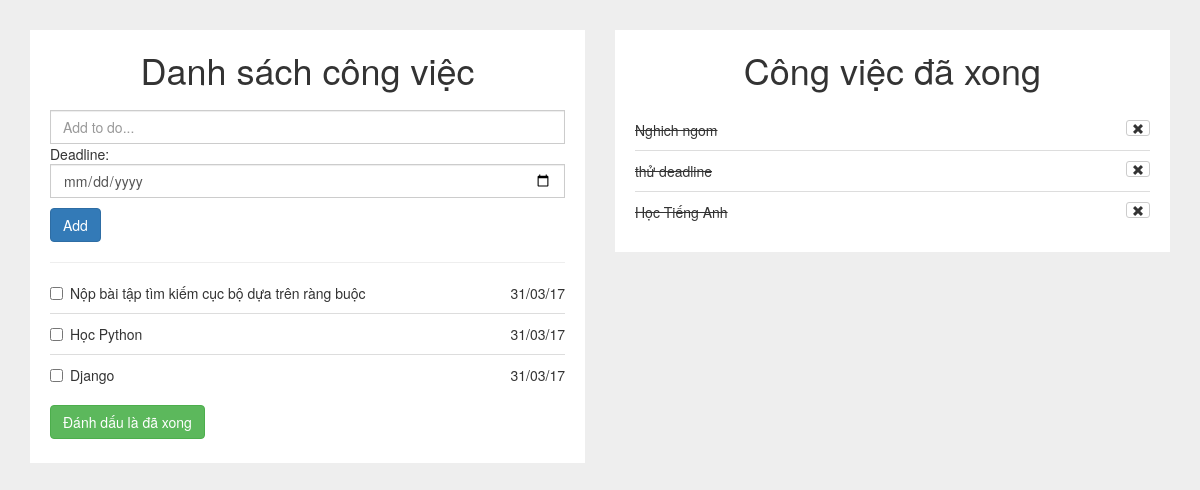
Before: /todolist/ with the older database file.
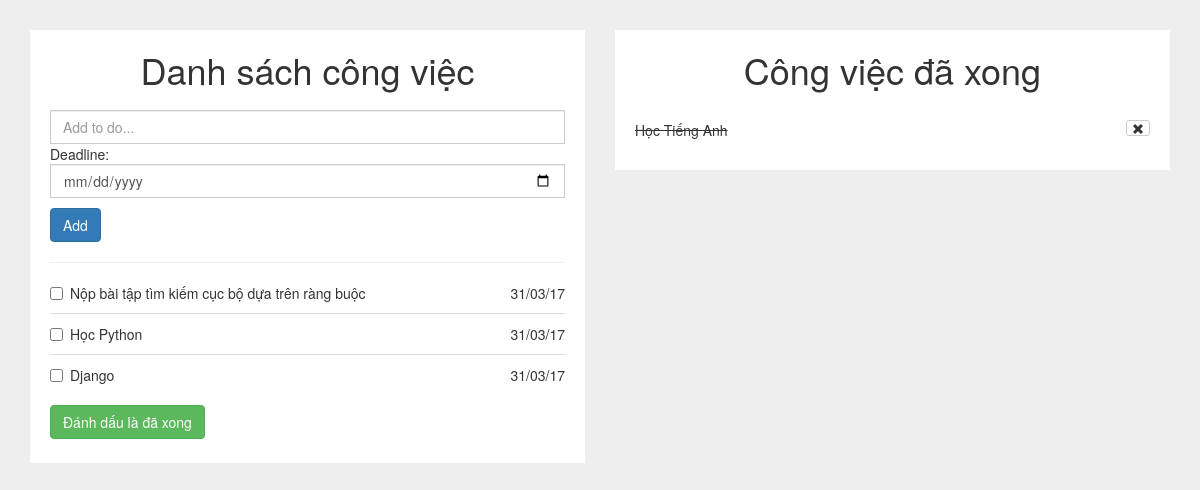
After: the same page with the newer database file.
### todolist/models.py (models this page shows)
class Task(models.Model):
	context = models.CharField(max_length=500)
	pub_date = models.DateTimeField('date published')
	status = models.IntegerField(default=0)
	deadline =  models.DateTimeField('date published')

### todolist/views.py (the view)
def index(request):
	tasks_list = Task.objects.order_by("-pub_date")
	return render(request, "todolist/index.html", {'tasks_list' : tasks_list})

### todolist/templates/todolist/index.html (shortened to what this page needs)
{% load static %}
<html lang="en">
<head>
	<link rel="stylesheet" type="text/css" href="{% static 'todolist/css/bootstrap/bootstrap.css' %}">
	<link rel="stylesheet" type="text/css" href="{% static 'todolist/css/main.css' %}">
</head>
<body>
	<div class="container">
	    <div class="row">
	        <div class="col-md-6">
	            <div class="todolist not-done">
	            <h1>Danh sách công việc</h1>
					<form action="{% url 'todolist:add' %}" method="POST">
		                <input type="text" name="context" id="context" class="form-control add-todo" placeholder="Add to do...">
		                <span>
		                	Deadline: <input type="date" name="deadline" class="form-control">
		                </span>
		                <button style="margin-top: 10px;" id="checkAll" class="btn btn-primary">Add</button>
		                <hr>
		            </form>
		            <form action="{% url 'todolist:done' %}" method="POST">
		                {% if tasks_list %}
			                <ul id="sortable" class="list-unstyled">
			                {% for task in tasks_list %}
			                	{% if task.status == 0 %}
				                    <li class="ui-state-default">
				                        <div class="checkbox">
				                            <label>
				                                <input type="checkbox" name="task{{task.id}}" value="{{task.id}}"/>{{task.context}}
				                            </label>
				                            <label style="float: right;">
				                            	{{task.deadline|date:"d/m/y"}}
				                            </label>
				                        </div>
				                    </li>
				                {% endif %}
			                {% endfor %}
			                </ul>
		                {% else %}
		                	<p> No tasks </p>
		                {% endif %}
		                <button style="margin-top: 10px;" id="checkAll" class="btn btn-success">Đánh dấu là đã xong</button>
	                </form>
	            </div>
	        </div>
	        <div class="col-md-6">
	            <div class="todolist">
	             <h1>Công việc đã xong</h1>
	              	{% if tasks_list %}
	                	<ul id="done-items" class="list-unstyled">
	                	{% for task in tasks_list %}
		                	{% if task.status == 1 %}
			                    <li>
			                    	{{task.context}}
			                    	<a href="{% url 'todolist:delete' task.id %}" class="remove-item btn btn-default btn-xs pull-right">
			                    		<span class="glyphicon glyphicon-remove"></span>
			                    	</a>
			                    </li>
			                {% endif %}
		                {% endfor %}
		            </ul>
		            {% else %}
	                	<p> No tasks </p>
	                {% endif %}
	            </div>
	        </div>
	    </div>
	</div>
</body>
</html>

### todolist/static/todolist/css/main.css (style rules this page uses)
body { background-color:#EEEEEE; }
.todolist { background-color:#FFF; padding:20px 20px 10px 20px; margin-top:30px; }
.todolist h1 { margin:0; padding-bottom:20px; text-align:center; }
.form-control { border-radius:0; }
li.ui-state-default { background:#fff; border:none; border-bottom:1px solid #ddd; }
li.ui-state-default:last-child { border-bottom:none; }
#done-items li { padding:10px 0; border-bottom:1px solid #ddd; text-decoration:line-through; }
#done-items li:last-child { border-bottom:none; }
#checkAll { margin-top:10px; }

Changed rows visible on the page:
removed Task: context "Nghich ngom", shown under "Công việc đã xong"
removed Task: context "thử deadline", shown under "Công việc đã xong"
